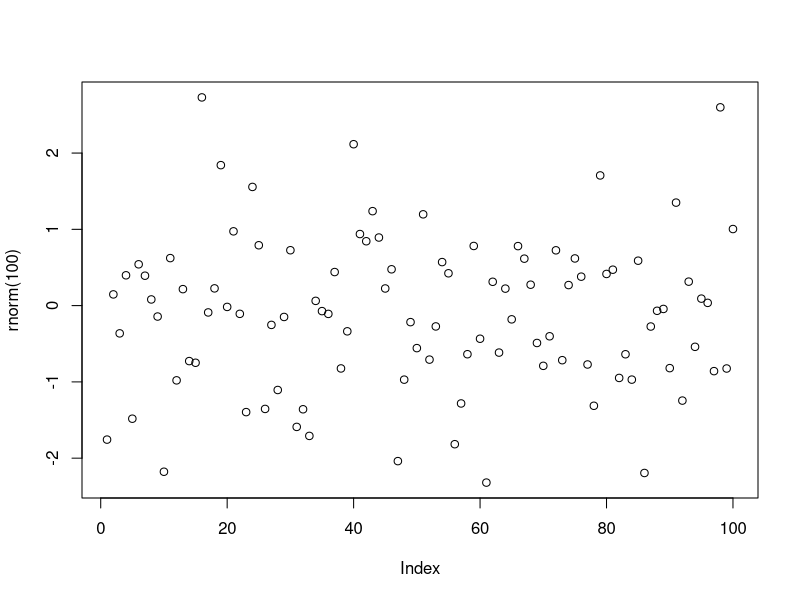
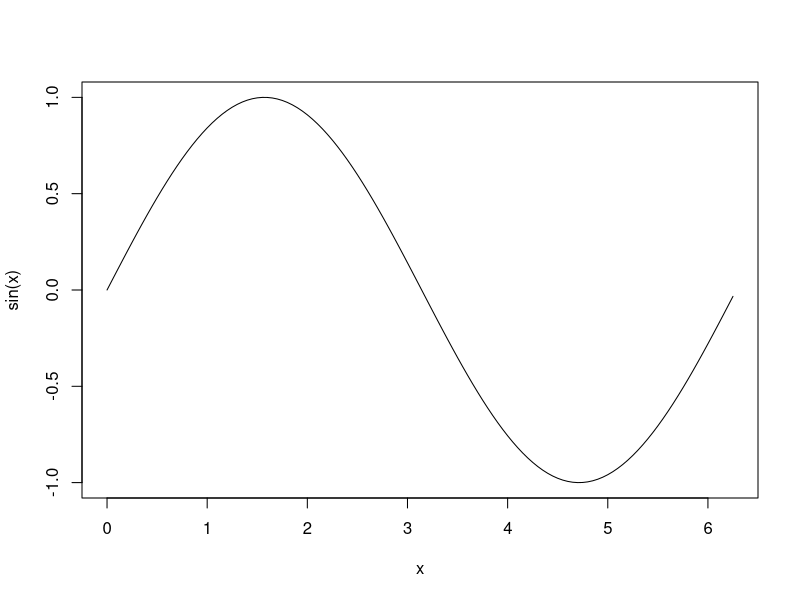

Write R code to recreate these figures, in order.
## ---- chunk 1
plot(rnorm(100))
## ---- chunk 2
x <- seq(0, 2 * pi, 0.05)
plot(x, sin(x), type = "l")
